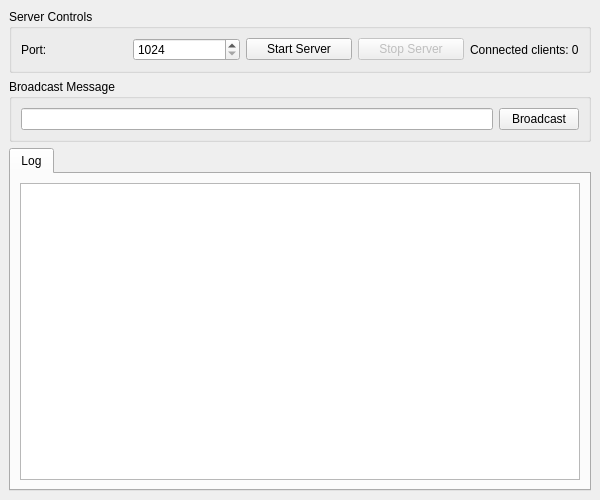
<?xml version="1.0" encoding="UTF-8"?>
<ui version="4.0">
 <class>ServerWindow</class>
 <widget class="QMainWindow" name="ServerWindow">
  <property name="geometry">
   <rect>
    <x>0</x>
    <y>0</y>
    <width>600</width>
    <height>500</height>
   </rect>
  </property>
  <property name="windowTitle">
   <string>JSON Server</string>
  </property>
  <widget class="QWidget" name="centralwidget">
   <layout class="QVBoxLayout" name="verticalLayout">
    <item>
     <widget class="QGroupBox" name="groupBox">
      <property name="title">
       <string>Server Controls</string>
      </property>
      <layout class="QHBoxLayout" name="horizontalLayout">
       <item>
        <widget class="QLabel" name="label">
         <property name="text">
          <string>Port:</string>
         </property>
        </widget>
       </item>
       <item>
        <widget class="QSpinBox" name="portSpinBox">
         <property name="minimum">
          <number>1024</number>
         </property>
         <property name="maximum">
          <number>65535</number>
         </property>
        </widget>
       </item>
       <item>
        <widget class="QPushButton" name="startButton">
         <property name="text">
          <string>Start Server</string>
         </property>
        </widget>
       </item>
       <item>
        <widget class="QPushButton" name="stopButton">
         <property name="text">
          <string>Stop Server</string>
         </property>
         <property name="enabled">
          <bool>false</bool>
         </property>
        </widget>
       </item>
       <item>
        <widget class="QLabel" name="clientCountLabel">
         <property name="text">
          <string>Connected clients: 0</string>
         </property>
        </widget>
       </item>
      </layout>
     </widget>
    </item>
    <item>
     <widget class="QGroupBox" name="groupBox_2">
      <property name="title">
       <string>Broadcast Message</string>
      </property>
      <layout class="QHBoxLayout" name="horizontalLayout_2">
       <item>
        <widget class="QLineEdit" name="broadcastLineEdit"/>
       </item>
       <item>
        <widget class="QPushButton" name="broadcastButton">
         <property name="text">
          <string>Broadcast</string>
         </property>
        </widget>
       </item>
      </layout>
     </widget>
    </item>
    <item>
     <widget class="QTabWidget" name="tabWidget">
      <property name="currentIndex">
       <number>0</number>
      </property>
      <widget class="QWidget" name="tab">
       <attribute name="title">
        <string>Log</string>
       </attribute>
       <layout class="QVBoxLayout" name="verticalLayout_2">
        <item>
         <widget class="QTextEdit" name="logTextEdit">
          <property name="readOnly">
           <bool>true</bool>
          </property>
         </widget>
        </item>
       </layout>
      </widget>
     </widget>
    </item>
   </layout>
  </widget>
 </widget>
 <resources/>
 <connections>
  <connection>
   <sender>startButton</sender>
   <signal>clicked()</signal>
   <receiver>ServerWindow</receiver>
   <slot>on_startButton_clicked()</slot>
  </connection>
  <connection>
   <sender>stopButton</sender>
   <signal>clicked()</signal>
   <receiver>ServerWindow</receiver>
   <slot>on_stopButton_clicked()</slot>
  </connection>
  <connection>
   <sender>broadcastButton</sender>
   <signal>clicked()</signal>
   <receiver>ServerWindow</receiver>
   <slot>on_broadcastButton_clicked()</slot>
  </connection>
 </connections>
</ui>
